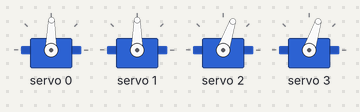
The sketch below on a simulated ESP32. Parts: 4 × servo. What the sketch prints to the serial monitor is not drawn.

Above: at 3.45 s.
At 7.8 s:
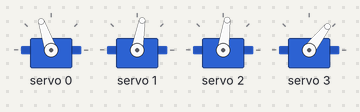
At 12.32 s:
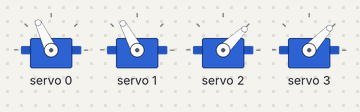
At 21.35 s:
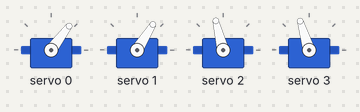
At 30.07 s:
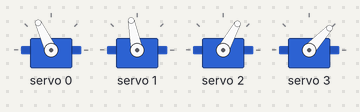
At 39.7 s:
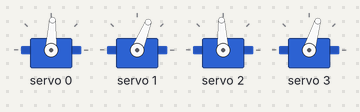
Timing chart, 0 to 40.0 s (numbered marks = the images above):
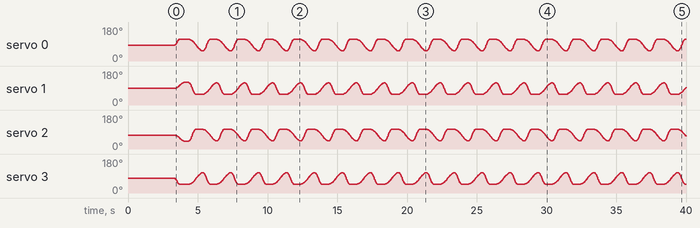

The sketch:

mini4s_driver_pca9685.ino
```cpp
#include "gait_manager.h"

void setup() {
    GaitManager::init();
}

void loop() {
    GaitManager::trotGait();
}
```

gait_manager.cpp
```cpp
#include "gait_manager.h"

// 使用 PCA9685 通道号
ServoDriver GaitManager::servo_LF(0, false, -5);    // 左前腿 - 通道 0
ServoDriver GaitManager::servo_RF(1, true, 0);      // 右前腿 - 通道 1
ServoDriver GaitManager::servo_LR(2, false, -15);   // 左后腿 - 通道 2
ServoDriver GaitManager::servo_RR(3, true, -10);    // 右后腿 - 通道 3

void GaitManager::init() {
  Serial.begin(115200);

  ServoDriver::i2cBegin();  // 更新为新版函数名

  // 所有舵机设为初始角度
  servo_LF.setCurrentAngle(SERVO_INIT_ANGLE);
  delay(100);
  servo_RF.setCurrentAngle(SERVO_INIT_ANGLE);
  delay(100);
  servo_LR.setCurrentAngle(SERVO_INIT_ANGLE);
  delay(100);
  servo_RR.setCurrentAngle(SERVO_INIT_ANGLE);

  delay(3000);
  Serial.println("舵机初始化完成...");
}

void GaitManager::trotGait() {
  static bool state = false;
  static unsigned long lastCommandTime = 0;

  unsigned long now = millis();
  unsigned long cycleTime = 2000;  // 总周期时间
  unsigned long swingDuration = 1000;  // 摆动腿快速前摆时间
  unsigned long stanceDuration = cycleTime - swingDuration;

  // 当前状态持续时间是否结束？
  if ((state && now - lastCommandTime > swingDuration) ||
      (!state && now - lastCommandTime > stanceDuration)) {
    lastCommandTime = now;
    state = !state;

    float forwardAngle = 120;   // 摆动腿抬腿 → 前摆
    float backwardAngle = 60;   // 支撑腿推地 → 后摆

    float swingSpeed = 360;     // 摆动腿快速
    float swingAccel = 720;

    float stanceSpeed = 90;     // 支撑腿慢慢推地
    float stanceAccel = 180;

    if (state) {
      // LF & RR → 摆动腿，快速前摆
      servo_LF.moveToAngle(forwardAngle, swingSpeed, swingAccel);
      servo_RR.moveToAngle(forwardAngle, swingSpeed, swingAccel);

      // RF & LR → 支撑腿，慢慢后摆
      servo_RF.moveToAngle(backwardAngle, stanceSpeed, stanceAccel);
      servo_LR.moveToAngle(backwardAngle, stanceSpeed, stanceAccel);
    } else {
      // RF & LR → 摆动腿，快速前摆
      servo_RF.moveToAngle(forwardAngle, swingSpeed, swingAccel);
      servo_LR.moveToAngle(forwardAngle, swingSpeed, swingAccel);

      // LF & RR → 支撑腿，慢慢后摆
      servo_LF.moveToAngle(backwardAngle, stanceSpeed, stanceAccel);
      servo_RR.moveToAngle(backwardAngle, stanceSpeed, stanceAccel);
    }
  }

  // 更新所有舵机状态
  servo_LF.update();
  servo_RF.update();
  servo_LR.update();
  servo_RR.update();
}
```

gait_manager.h
```cpp
#ifndef GAIT_MANAGER_H
#define GAIT_MANAGER_H

#include "servo_driver.h"

class GaitManager {
public:
    static void init();  // 初始化舵机
    static void trotGait();  // 对角前进

private:
    static ServoDriver servo_LF;
    static ServoDriver servo_RF;
    static ServoDriver servo_LR;
    static ServoDriver servo_RR;
};

#endif
```

servo_driver.cpp
```cpp
#include "servo_driver.h"
#include <Arduino.h>

Adafruit_PWMServoDriver ServoDriver::pwm = Adafruit_PWMServoDriver(0x40);

void ServoDriver::i2cBegin() {
    Wire.begin(1, 2);
    pwm.begin();
    pwm.setPWMFreq(SERVO_FREQ);
}

ServoDriver::ServoDriver(uint8_t channel, bool reverse, int offset)
    : channel(channel), reverse(reverse), offset(offset),
      currentAngle(SERVO_INIT_ANGLE), currentSpeed(0.0),
      targetAngle(SERVO_INIT_ANGLE), maxSpeed(0.0), acceleration(0.0),
      moving(false), lastUpdateTime(0) {
}

void ServoDriver::setCurrentAngle(int angle) {
    float corrected = reverse ? (180 - angle + offset) : (angle + offset);
    currentAngle = corrected;
    targetAngle = corrected;
    currentSpeed = 0;
    moving = false;
    pwm.setPWM(channel, 0, angleToPWM(currentAngle));
}

void ServoDriver::moveToAngle(float tgt, float maxSpd, float accel) {
    targetAngle = reverse ? (180 - tgt + offset) : (tgt + offset);
    targetAngle = constrain(targetAngle, 0, 180);

    maxSpeed = maxSpd;
    acceleration = accel;
    moving = true;
    lastUpdateTime = millis();
}

void ServoDriver::update() {
    if (!moving) return;

    unsigned long now = millis();
    float dt = (now - lastUpdateTime) / 1000.0f;
    lastUpdateTime = now;

    float dir = (targetAngle > currentAngle) ? 1.0f : -1.0f;
    float distanceRemaining = abs(targetAngle - currentAngle);
    float speedAbs = abs(currentSpeed);
    float stopDistance = (speedAbs * speedAbs) / (2.0f * acceleration);

    if (distanceRemaining <= stopDistance) {
        // 开始减速
        currentSpeed -= dir * acceleration * dt;
        if (dir * currentSpeed < 0) currentSpeed = 0;  // 防止过度减速反向
    } else {
        // 继续加速
        currentSpeed += dir * acceleration * dt;
        if (abs(currentSpeed) > maxSpeed) {
            currentSpeed = dir * maxSpeed;
        }
    }

    currentAngle += currentSpeed * dt;

    // 判断是否到达目标
    bool reached = (dir > 0 && currentAngle >= targetAngle) ||
                   (dir < 0 && currentAngle <= targetAngle);

    if (reached) {
        currentAngle = targetAngle;
        currentSpeed = 0;
        moving = false;
    }

    pwm.setPWM(channel, 0, angleToPWM(currentAngle));
}


int ServoDriver::angleToPWM(float angle) {
    return map((int)angle, 0, 180, SERVO_MIN, SERVO_MAX);
}
```

servo_driver.h
```cpp
#ifndef SERVO_DRIVER_H
#define SERVO_DRIVER_H

#include <Wire.h>
#include <Adafruit_PWMServoDriver.h>

#define SERVO_MIN  100
#define SERVO_MAX  500
#define SERVO_FREQ 50
#define SERVO_INIT_ANGLE 90

class ServoDriver {
public:
    ServoDriver(uint8_t channel, bool reverse = false, int offset = 0);
    static void i2cBegin();

    void setCurrentAngle(int angle);  // 立即设置角度（无速度控制）
    void moveToAngle(float targetAngle, float maxSpeed, float acceleration);  // 运动控制
    void update();  // 在 loop 中持续调用，用于执行平滑运动

private:
    static Adafruit_PWMServoDriver pwm;
    uint8_t channel;
    int offset;
    bool reverse;

    float currentAngle;
    float currentSpeed;
    float targetAngle;
    float maxSpeed;
    float acceleration;

    bool moving;
    unsigned long lastUpdateTime;

    int angleToPWM(float angle);
};

#endif
```
